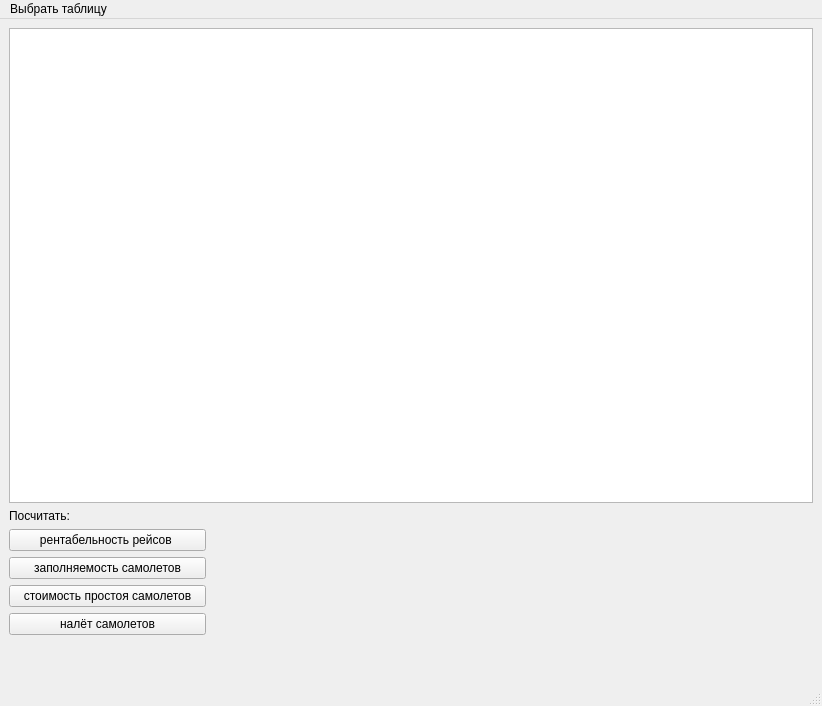
<?xml version="1.0" encoding="UTF-8"?>
<ui version="4.0">
 <class>MainWindow</class>
 <widget class="QMainWindow" name="MainWindow">
  <property name="geometry">
   <rect>
    <x>0</x>
    <y>0</y>
    <width>822</width>
    <height>706</height>
   </rect>
  </property>
  <property name="windowTitle">
   <string>Авиакомпания</string>
  </property>
  <widget class="QWidget" name="centralwidget">
   <layout class="QGridLayout" name="gridLayout_2">
    <item row="8" column="1">
     <widget class="QPushButton" name="rentabButton">
      <property name="text">
       <string>рентабельность рейсов </string>
      </property>
     </widget>
    </item>
    <item row="10" column="1">
     <widget class="QPushButton" name="prostoiButton">
      <property name="text">
       <string>стоимость простоя самолетов</string>
      </property>
     </widget>
    </item>
    <item row="13" column="3">
     <spacer name="horizontalSpacer_4">
      <property name="orientation">
       <enum>Qt::Horizontal</enum>
      </property>
      <property name="sizeHint" stdset="0">
       <size>
        <width>40</width>
        <height>20</height>
       </size>
      </property>
     </spacer>
    </item>
    <item row="3" column="1" colspan="4">
     <widget class="QTableView" name="tableView">
      <property name="minimumSize">
       <size>
        <width>800</width>
        <height>400</height>
       </size>
      </property>
     </widget>
    </item>
    <item row="7" column="1">
     <widget class="QLabel" name="labelCalc">
      <property name="text">
       <string>Посчитать:</string>
      </property>
     </widget>
    </item>
    <item row="13" column="1">
     <spacer name="horizontalSpacer">
      <property name="orientation">
       <enum>Qt::Horizontal</enum>
      </property>
      <property name="sizeHint" stdset="0">
       <size>
        <width>40</width>
        <height>20</height>
       </size>
      </property>
     </spacer>
    </item>
    <item row="13" column="2">
     <spacer name="horizontalSpacer_3">
      <property name="orientation">
       <enum>Qt::Horizontal</enum>
      </property>
      <property name="sizeHint" stdset="0">
       <size>
        <width>40</width>
        <height>20</height>
       </size>
      </property>
     </spacer>
    </item>
    <item row="11" column="1">
     <widget class="QPushButton" name="naletButton">
      <property name="text">
       <string>налёт самолетов</string>
      </property>
     </widget>
    </item>
    <item row="12" column="1" colspan="4">
     <widget class="QLabel" name="labelResult">
      <property name="layoutDirection">
       <enum>Qt::LeftToRight</enum>
      </property>
      <property name="text">
       <string/>
      </property>
      <property name="alignment">
       <set>Qt::AlignCenter</set>
      </property>
     </widget>
    </item>
    <item row="9" column="1">
     <widget class="QPushButton" name="zapolnButton">
      <property name="text">
       <string>заполняемость самолетов</string>
      </property>
     </widget>
    </item>
    <item row="13" column="4">
     <spacer name="horizontalSpacer_2">
      <property name="orientation">
       <enum>Qt::Horizontal</enum>
      </property>
      <property name="sizeHint" stdset="0">
       <size>
        <width>40</width>
        <height>20</height>
       </size>
      </property>
     </spacer>
    </item>
   </layout>
  </widget>
  <widget class="QMenuBar" name="menubar">
   <property name="geometry">
    <rect>
     <x>0</x>
     <y>0</y>
     <width>822</width>
     <height>25</height>
    </rect>
   </property>
   <widget class="QMenu" name="selectTableMenu">
    <property name="title">
     <string>Выбрать таблицу</string>
    </property>
    <widget class="QMenu" name="menuAirports_db">
     <property name="title">
      <string>Airports.db</string>
     </property>
     <addaction name="actionDME"/>
     <addaction name="actionKZN"/>
     <addaction name="actionLED"/>
    </widget>
    <widget class="QMenu" name="menuAirline_db">
     <property name="title">
      <string>Airline.db</string>
     </property>
     <addaction name="actionClasses"/>
     <addaction name="actionFlights"/>
     <addaction name="actionJets"/>
     <addaction name="actionModels"/>
    </widget>
    <widget class="QMenu" name="menuParking_db">
     <property name="title">
      <string>Parking.db</string>
     </property>
     <addaction name="separator"/>
     <addaction name="actionDME_2"/>
     <addaction name="actionKZN_2"/>
     <addaction name="actionLED_2"/>
    </widget>
    <addaction name="menuAirports_db"/>
    <addaction name="menuAirline_db"/>
    <addaction name="menuParking_db"/>
   </widget>
   <addaction name="selectTableMenu"/>
  </widget>
  <widget class="QStatusBar" name="statusbar">
   <property name="enabled">
    <bool>true</bool>
   </property>
  </widget>
  <action name="actionDME">
   <property name="text">
    <string>DME</string>
   </property>
  </action>
  <action name="actionKZN">
   <property name="text">
    <string>KZN</string>
   </property>
  </action>
  <action name="actionLED">
   <property name="text">
    <string>LED</string>
   </property>
  </action>
  <action name="actionAirports">
   <property name="text">
    <string>Airports</string>
   </property>
  </action>
  <action name="actionClasses">
   <property name="text">
    <string>Classes</string>
   </property>
  </action>
  <action name="actionFlights">
   <property name="text">
    <string>Flights</string>
   </property>
  </action>
  <action name="actionJets">
   <property name="text">
    <string>Jets</string>
   </property>
  </action>
  <action name="actionModels">
   <property name="text">
    <string>Models</string>
   </property>
  </action>
  <action name="actionDME_2">
   <property name="text">
    <string>DME</string>
   </property>
  </action>
  <action name="actionKZN_2">
   <property name="text">
    <string>KZN</string>
   </property>
  </action>
  <action name="actionLED_2">
   <property name="text">
    <string>LED</string>
   </property>
  </action>
  <action name="action_2">
   <property name="text">
    <string>Сохранить изменения</string>
   </property>
  </action>
 </widget>
 <resources/>
 <connections/>
</ui>
